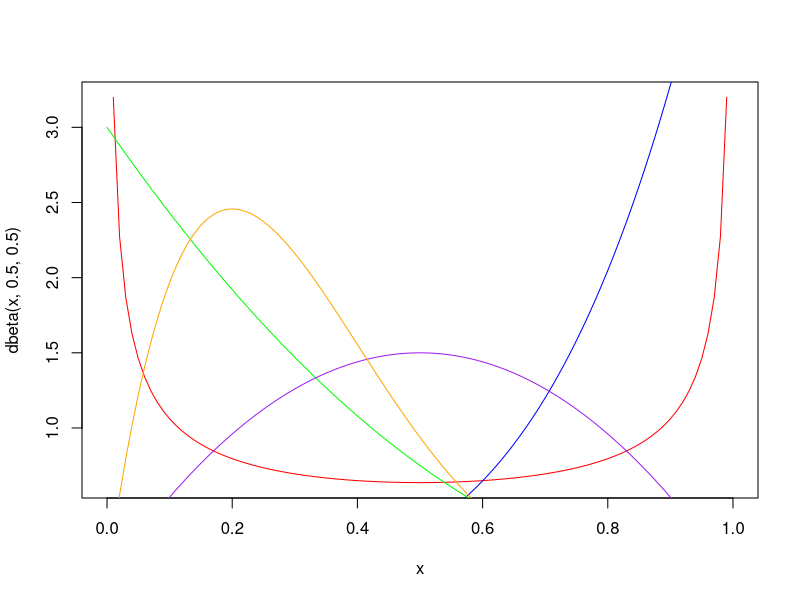
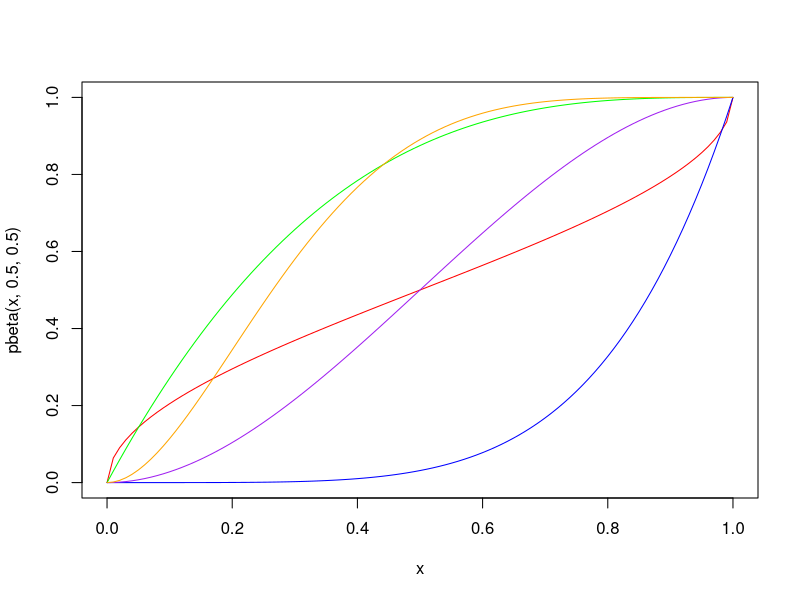

Recreate these plots in R, in order.
## Beta distribuce

# https://en.wikipedia.org/wiki/Beta_distribution

x <- seq(0, 1)

# HUSTOTNI FCE
curve(dbeta(x,0.5,0.5), col='red')
curve(dbeta(x,5,1), add = TRUE, col='blue')
curve(dbeta(x,1,3), add = TRUE, col='green')
curve(dbeta(x,2,2), add = TRUE, col='purple')
curve(dbeta(x,2,5), add = TRUE, col='orange')

# DISTRIBUCNI FCE
curve(pbeta(x,0.5,0.5), col='red')
curve(pbeta(x,5,1), add = TRUE, col='blue')
curve(pbeta(x,1,3), add = TRUE, col='green')
curve(pbeta(x,2,2), add = TRUE, col='purple')
curve(pbeta(x,2,5), add = TRUE, col='orange')
